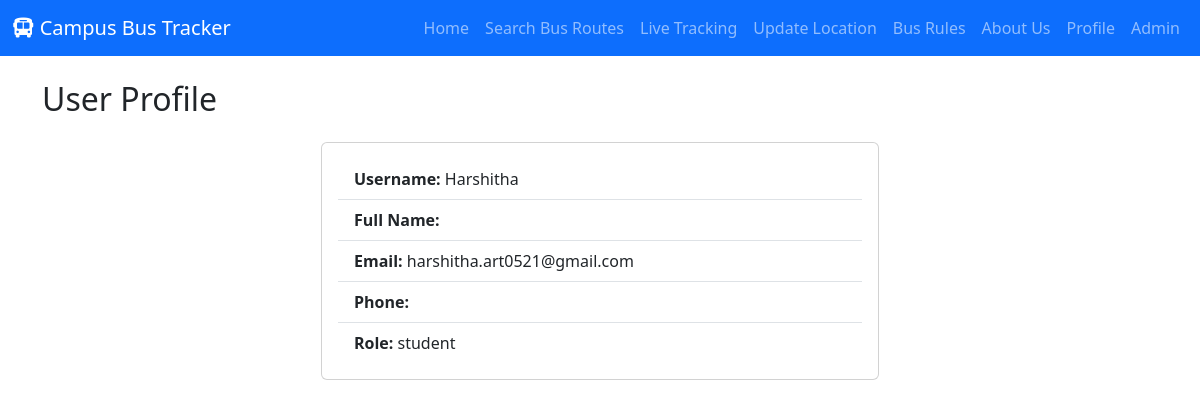
The page /users/profile/ (signed in) on the database as committed earlier.
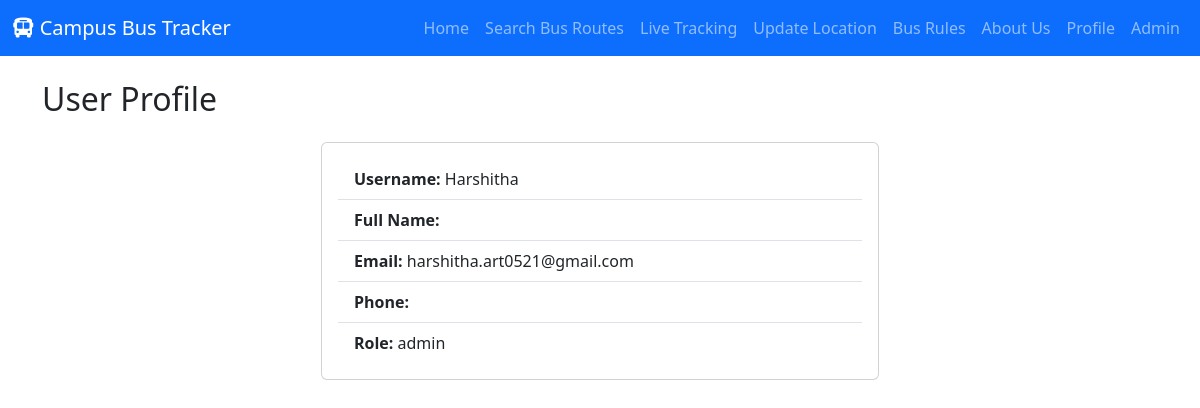
The same page on the database as committed later.
### users/models.py (models this page shows, shortened)
class User(AbstractUser):
	ROLE_CHOICES = [
		('student', 'Student'),
		('staff', 'Staff'),
		('driver', 'Driver'),
		('admin', 'Admin'),
	]
	full_name = models.CharField(max_length=100)
	phone = models.CharField(max_length=20, unique=True)
	role = models.CharField(max_length=10, choices=ROLE_CHOICES, default='student')

### users/views_info.py (the view)
# urls.py: path('profile/', profile, name='profile'),
@login_required
def profile(request):
    return render(request, 'users/profile.html')

### users/templates/users/profile.html
{% extends 'base.html' %}
{% block content %}
  <div class="mt-4">
    <h2>User Profile</h2>
    <div class="card w-50 mx-auto mt-4">
      <div class="card-body">
        <ul class="list-group list-group-flush">
          <li class="list-group-item"><strong>Username:</strong> {{ user.username }}</li>
          <li class="list-group-item"><strong>Full Name:</strong> {{ user.full_name }}</li>
          <li class="list-group-item"><strong>Email:</strong> {{ user.email }}</li>
          <li class="list-group-item"><strong>Phone:</strong> {{ user.phone }}</li>
          <li class="list-group-item"><strong>Role:</strong> {{ user.role }}</li>
        </ul>
      </div>
    </div>
  </div>
{% endblock %}

### users/templates/base.html (shortened to what this page needs)
<!DOCTYPE html>
<html lang="en">
<head>
        <link href="https://cdn.jsdelivr.net/npm/bootstrap@5.3.2/dist/css/bootstrap.min.css" rel="stylesheet">
        <link rel="stylesheet" href="https://cdnjs.cloudflare.com/ajax/libs/font-awesome/6.4.0/css/all.min.css">
</head>
<body>
        <nav class="navbar navbar-expand-lg navbar-dark bg-primary mb-4">
            <div class="container-fluid">
                <a class="navbar-brand" href="/">
                    <i class="fa-solid fa-bus"></i> Campus Bus Tracker
                </a>
                <div class="collapse navbar-collapse" id="navbarNav">
                    <ul class="navbar-nav ms-auto">
                        <li class="nav-item"><a class="nav-link" href="/">Home</a></li>
                        <li class="nav-item"><a class="nav-link" href="/bus/search/">Search Bus Routes</a></li>
                        <li class="nav-item"><a class="nav-link" href="/tracking/live/">Live Tracking</a></li>
                         <li class="nav-item"><a class="nav-link" href="/tracking/update/">Update Location</a></li>
                        <li class="nav-item"><a class="nav-link" href="/users/bus-rules/">Bus Rules</a></li>
                        <li class="nav-item"><a class="nav-link" href="/users/about/">About Us</a></li>
                        <li class="nav-item"><a class="nav-link" href="/users/profile/">Profile</a></li>
                        {% if user.is_authenticated %}
                            {% if user.is_staff or user.is_superuser %}
                                <li class="nav-item"><a class="nav-link" href="/admin/">Admin</a></li>
                            {% endif %}
                        {% endif %}
                    </ul>
                </div>
            </div>
        </nav>
        <div class="container">
            {% block content %}{% endblock %}
        </div>
</body>
</html>

Rows that differ between the two databases and show on the page:
changed User "Harshitha": role "student" → "admin"
